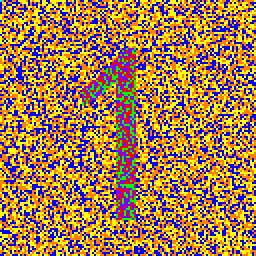
#> input picture demo/decode_image/number_1.png, 128 x 128 px, found by its file name (shown 2 times larger)
$ python enlarge_contrast.py   (Python 2 division)
#> lines starting #> are read from the running program, lines starting #| are printed output that depends on the picture
'''
Created on Mar 17, 2019

@author: Dr.Guo
'''
'''
Created on Mar 17, 2019

@author: Dr.Guo
'''
from PIL import Image

im=Image.open("number_low_contrast/number_1.png")
#> im is the input picture: PIL image 128x128 RGBA; mean R, G, B, A 167.6, 124.9, 85.1, 255
hi=im.histogram()
#> hi = 1024 values, max 16384 at index 1023, min 0 at index 1, mean 64
print hi
#> (printed output is left out)
print im.size
#| (128, 128)
print im.palette
#| None
print im.getcolors()
#| [(5104, (255, 255, 0, 255)), (1, (0, 255, 255, 255)), (5155, (255, 128, 0, 255)), (364, (128, 0, 255, 255)), (331, (0, 255, 0, 255)), (329, (255, 0, 0, 255)), (5100, (0, 0, 255, 255))]
print len(hi)
#| 1024
print sum(hi),128*128
#| 65536 16384

color_dict=im.getcolors()
#> color_dict = [(5104, (255, 255, 0, 255)), (1, (0, 255, 255, 255)), (5155, (255, 128, 0, 255)), (364, (128, 0, 255, 255)), (331, (0, 255, 0, 255)), (329, (255, 0, 0, 255)), (5100, (0, 0, 255, 255))]
for i in range(128):
    for j in range(128):
        color=im.getpixel((i,j))
        print color
        if color==color_dict[0][1]:
            pass
        if color==color_dict[1][1]:
            im.putpixel((i,j),color_dict[2][1])
#         if color==color_dict[2][1]:
#             im.putpixel((i,j),color_dict[2][1])
        if color==color_dict[2][1]:
            im.putpixel((i,j),(color[0]-50,color[1]-50,color[2]-50))
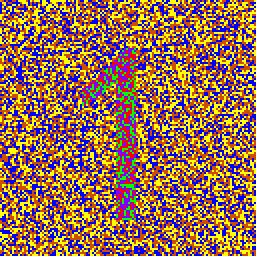
#> im: PIL image 128x128 RGBA (shown 2 times larger); mean R, G, B, A 151.9, 109.1, 85, 255
#         im.putpixel((i,j),(128-color[0],128-color[1],128-color[2]))
print im.getcolors()
im.save("new_im.png")
im.show()

$ run again, with demo/decode_image/number_0.png copied over demo/decode_image/number_1.png
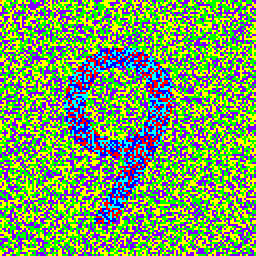
#> input picture demo/decode_image/number_0.png, 128 x 128 px, found by its file name (shown 2 times larger)
#> im is the input picture: PIL image 128x128 RGBA; mean R, G, B, A 122.2, 160.3, 94.9, 255
#> hi = 1024 values, max 16384 at index 1023, min 0 at index 1, mean 64
#> (printed output is left out)
#| (128, 128)
#| None
#| [(4810, (255, 255, 0, 255)), (4862, (0, 255, 0, 255)), (1, (255, 128, 0, 255)), (4841, (128, 0, 255, 255)), (625, (0, 255, 255, 255)), (611, (255, 0, 0, 255)), (634, (0, 0, 255, 255))]
#| 1024
#| 65536 16384
#> color_dict = [(4810, (255, 255, 0, 255)), (4862, (0, 255, 0, 255)), (1, (255, 128, 0, 255)), (4841, (128, 0, 255, 255)), (625, (0, 255, 255, 255)), (611, (255, 0, 0, 255)), (634, (0, 0, 255, 255))]
#> after the loop `for i in range(128):`:
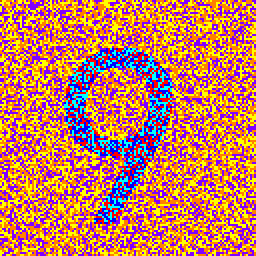
#> im: PIL image 128x128 RGBA (shown 2 times larger); mean R, G, B, A 197.9, 122.6, 94.9, 255

$ run again, with demo/decode_image/number_2.png copied over demo/decode_image/number_1.png
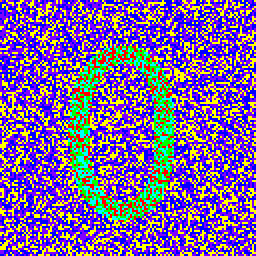
#> input picture demo/decode_image/number_2.png, 128 x 128 px, found by its file name (shown 2 times larger)
#> im is the input picture: PIL image 128x128 RGBA; mean R, G, B, A 122.6, 95.5, 159.8, 255
#> hi = 1024 values, max 16384 at index 1023, min 0 at index 1, mean 64
#> (printed output is left out)
#| (128, 128)
#| None
#| [(4796, (255, 255, 0, 255)), (661, (0, 255, 255, 255)), (1, (255, 128, 0, 255)), (4861, (128, 0, 255, 255)), (679, (0, 255, 0, 255)), (639, (255, 0, 0, 255)), (4747, (0, 0, 255, 255))]
#| 1024
#| 65536 16384
#> color_dict = [(4796, (255, 255, 0, 255)), (661, (0, 255, 255, 255)), (1, (255, 128, 0, 255)), (4861, (128, 0, 255, 255)), (679, (0, 255, 0, 255)), (639, (255, 0, 0, 255)), (4747, (0, 0, 255, 255))]
#> after the loop `for i in range(128):`:
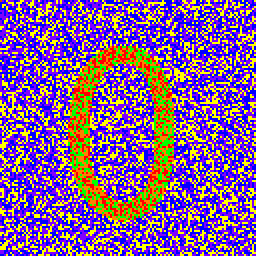
#> im: PIL image 128x128 RGBA (shown 2 times larger); mean R, G, B, A 132.9, 90.4, 149.5, 255

$ run again, with demo/decode_image/number_3.png copied over demo/decode_image/number_1.png
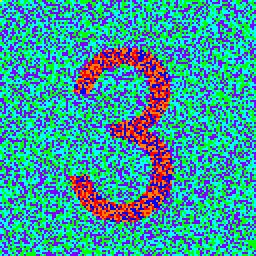
#> input picture demo/decode_image/number_3.png, 128 x 128 px, found by its file name (shown 2 times larger)
#> im is the input picture: PIL image 128x128 RGBA; mean R, G, B, A 55, 158.3, 161.1, 255
#> hi = 1024 values, max 16384 at index 1023, min 0 at index 1, mean 64
#> (printed output is left out)
#| (128, 128)
#| None
#| [(1, (255, 255, 0, 255)), (4983, (0, 255, 255, 255)), (578, (255, 128, 0, 255)), (4781, (128, 0, 255, 255)), (4898, (0, 255, 0, 255)), (555, (255, 0, 0, 255)), (588, (0, 0, 255, 255))]
#| 1024
#| 65536 16384
#> color_dict = [(1, (255, 255, 0, 255)), (4983, (0, 255, 255, 255)), (578, (255, 128, 0, 255)), (4781, (128, 0, 255, 255)), (4898, (0, 255, 0, 255)), (555, (255, 0, 0, 255)), (588, (0, 0, 255, 255))]
#> after the loop `for i in range(128):`:
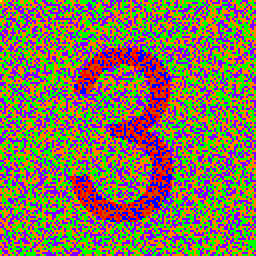
#> im: PIL image 128x128 RGBA (shown 2 times larger); mean R, G, B, A 130.8, 117.9, 83.6, 255
